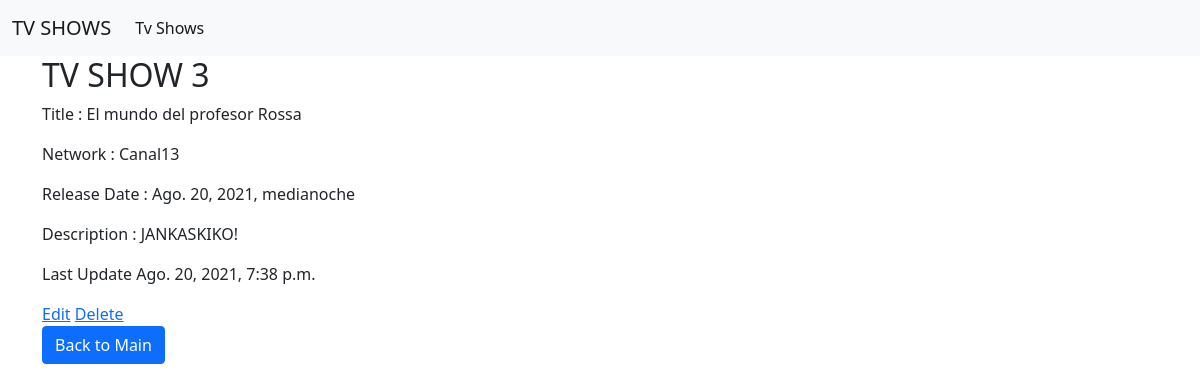
The page /shows/3 (signed in) on the database its author committed.
### app_shows/models.py (models this page shows)
class Show(models.Model):
    title = models.CharField(max_length=50,unique=True)
    release_date = models.DateTimeField()
    network= models.ForeignKey(Network,  related_name="shows", on_delete = models.CASCADE)
    descr= models.CharField(max_length=255)
    created_at = models.DateTimeField(auto_now_add=True)
    updated_at = models.DateTimeField(auto_now=True)
    objects = ShowManager()

class Network(models.Model):
    name = models.CharField(max_length=50,unique=True)
    created_at = models.DateTimeField(auto_now_add=True)
    updated_at = models.DateTimeField(auto_now=True)

### app_shows/decorators.py (the view)
    def wrapper(request,*args, **kwargs):
        if 'user' not in request.session:
            return redirect('/register')
        respuesta = func(request,*args, **kwargs)
        return respuesta

### app_shows/views.py (called while the page is built)
@login_required
def detail(request,show_id):
    show=Show.objects.get(id=show_id)
    context = {
        "show":show,
    }
    return render(request, 'detail.html', context)

### app_shows/templates/detail.html (shortened to what this page needs)
{% extends './base.html' %}
{% block content %}
<div class="container">
    <div class="row">
        <div class="col-8">
            <h2>TV SHOW {{show.id}}</h2>
            <p>Title : {{show.title}}</p>
            <p>Network : {{show.network.name}}</p>
            <p>Release Date : {{show.release_date}} </p>
            <p>Description : {{show.descr}}</p>
        </div>
    </div>
    <div class="row">
        <div class="col-8">
            <p>Last Update {{show.updated_at}}</p>
        </div>
    </div>
    <div class="row">
        <div class="col-8">
            <a href="{{show.id}}/edit">Edit</a>
            <a href="#" data-href="{{show.id}}/destroy" class="lnk-del" data-title="delete" data-bs-toggle="modal" data-bs-target="#confirm-delete" >Delete</a>
        </div>
    </div>
    <div class="row">
        <div class="col">
            <a href="/"  class="btn btn-primary">Back to Main</a>
        </div>
    </div>
</div>
{% endblock %}

### rows shown on the page
Show: id "3", title "El mundo del profesor Rossa", network.name "Canal13", release_date "Ago. 20, 2021, medianoche", descr "JANKASKIKO!", updated_at "Ago. 20, 2021, 7:38 p.m."
